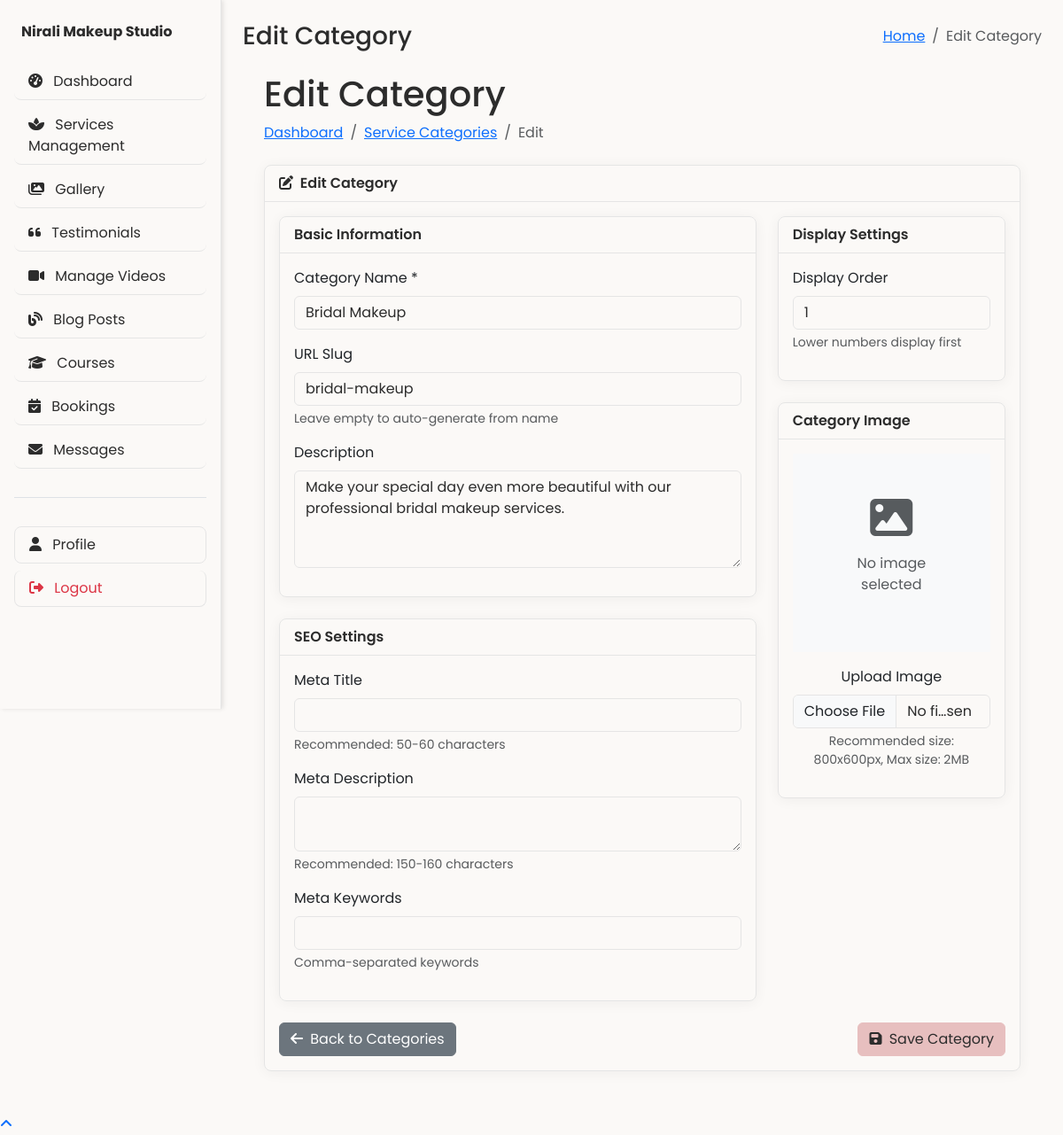
/admin/category-edit.php?id=1 (signed in), run on the app's committed database.
### tables this page shows
CREATE TABLE `service_categories` (
  `id` int(11) NOT NULL,
  `name` varchar(100) NOT NULL,
  `slug` varchar(100) NOT NULL,
  `description` text DEFAULT NULL,
  `image` varchar(255) DEFAULT NULL,
  `status` tinyint(1) NOT NULL DEFAULT 1,
  `display_order` int(11) DEFAULT 0,
  `created_at` timestamp NOT NULL DEFAULT current_timestamp(),
  `updated_at` timestamp NOT NULL DEFAULT current_timestamp() ON UPDATE current_timestamp()
);

### admin/category-edit.php (the view, shortened to what this page needs)
<?php
$pdo = getDBConnection();
$category = [
    'id' => 0,
    'name' => '',
    'slug' => '',
    'description' => '',
    'image' => '',
    'display_order' => 0,
    'meta_title' => '',
    'meta_description' => '',
    'meta_keywords' => ''
];
$isEdit = false;
if ($_SERVER['REQUEST_METHOD'] === 'POST') {
    $category['id'] = isset($_POST['id']) ? (int)$_POST['id'] : 0;
    $category['name'] = trim($_POST['name'] ?? '');
    $category['slug'] = createSlug($category['name']);
    $category['description'] = trim($_POST['description'] ?? '');
    $category['display_order'] = (int)($_POST['display_order'] ?? 0);
    $category['meta_title'] = trim($_POST['meta_title'] ?? '');
    $category['meta_description'] = trim($_POST['meta_description'] ?? '');
    $category['meta_keywords'] = trim($_POST['meta_keywords'] ?? '');
    if (isset($_FILES['image']) && $_FILES['image']['error'] === UPLOAD_ERR_OK) {
        $uploadDir = '../uploads/categories/';
        if (!file_exists($uploadDir)) {
            mkdir($uploadDir, 0777, true);
        }
        $fileExt = strtolower(pathinfo($_FILES['image']['name'], PATHINFO_EXTENSION));
        $fileName = uniqid('category_') . '.' . $fileExt;
        $targetPath = $uploadDir . $fileName;
        $allowedTypes = ['jpg', 'jpeg', 'png', 'webp'];
        if (!in_array($fileExt, $allowedTypes)) {
            $_SESSION['error'] = 'Only JPG, JPEG, PNG, and WebP files are allowed.';
        } elseif (move_uploaded_file($_FILES['image']['tmp_name'], $targetPath)) {
            if (!empty($category['image']) && file_exists($category['image'])) {
                @unlink($category['image']);
            }
            $category['image'] = 'uploads/categories/' . $fileName;
        } else {
            $_SESSION['error'] = 'Error uploading image. Please try again.';
        }
    } elseif (isset($_POST['remove_image']) && $_POST['remove_image'] === '1') {
        if (!empty($category['image']) && file_exists('../' . $category['image'])) {
            @unlink('../' . $category['image']);
        }
        $category['image'] = '';
    } elseif (!empty($category['id'])) {
        $stmt = $pdo->prepare("SELECT image FROM service_categories WHERE id = ?");
        $stmt->execute([$category['id']]);
        $existing = $stmt->fetch(PDO::FETCH_ASSOC);
        $category['image'] = $existing['image'] ?? '';
    }
    if (empty($category['name'])) {
        $_SESSION['error'] = 'Category name is required.';
    } else {
        try {
            if ($category['id'] > 0) {
                $stmt = $pdo->prepare(
                    "UPDATE service_categories SET
                        name = ?, slug = ?, description = ?, image = ?,
                        display_order = ?, meta_title = ?, meta_description = ?,
                        meta_keywords = ?, updated_at = NOW()
                    WHERE id = ?"
                );
                $stmt->execute([
                    $category['name'], $category['slug'], $category['description'],
                    $category['image'], $category['display_order'], $category['meta_title'],
                    $category['meta_description'], $category['meta_keywords'], $category['id']
                ]);
                $successMessage = 'Category updated successfully.';
            } else {
                $stmt = $pdo->prepare(
                    "INSERT INTO service_categories (
                        name, slug, description, image, display_order,
                        meta_title, meta_description, meta_keywords,
                        status, created_at, updated_at
                    ) VALUES (?, ?, ?, ?, ?, ?, ?, ?, 1, NOW(), NOW())"
                );
                $stmt->execute([
                    $category['name'], $category['slug'], $category['description'],
                    $category['image'], $category['display_order'], $category['meta_title'],
                    $category['meta_description'], $category['meta_keywords']
                ]);
                $category['id'] = $pdo->lastInsertId();
                $successMessage = 'Category added successfully.';
            }
            $_SESSION['success'] = $successMessage;
            header('Location: service-categories.php');
            exit();
        } catch (PDOException $e) {
            if ($e->getCode() == '23000') {
                $_SESSION['error'] = 'A category with this name already exists.';
            } else {
                $_SESSION['error'] = 'Database error: ' . $e->getMessage();
            }
        }
    }
} elseif (isset($_GET['id'])) {
    $id = (int)$_GET['id'];
    try {
        $stmt = $pdo->prepare("SELECT * FROM service_categories WHERE id = ?");
        $stmt->execute([$id]);
        $category = $stmt->fetch(PDO::FETCH_ASSOC);
        if ($category) {
            $isEdit = true;
        } else {
            $_SESSION['error'] = 'Category not found.';
            header('Location: service-categories.php');
            exit();
        }
    } catch (PDOException $e) {
        $_SESSION['error'] = 'Error loading category: ' . $e->getMessage();
        header('Location: service-categories.php');
        exit();
    }
}
require_once 'includes/header.php';
?>
<div class="container-fluid px-4">
    <h1 class="mt-4"><?php echo $isEdit ? 'Edit Category' : 'Add New Category'; ?></h1>
    <ol class="breadcrumb mb-4">
        <li class="breadcrumb-item"><a href="index.php">Dashboard</a></li>
        <li class="breadcrumb-item"><a href="service-categories.php">Service Categories</a></li>
        <li class="breadcrumb-item active"><?php echo $isEdit ? 'Edit' : 'Add'; ?></li>
    </ol>
    <div class="card mb-4">
        <div class="card-header">
            <i class="fas fa-<?php echo $isEdit ? 'edit' : 'plus'; ?> me-1"></i>
            <?php echo $isEdit ? 'Edit Category' : 'Add New Category'; ?>
        </div>
        <div class="card-body">
            <form method="post" enctype="multipart/form-data" class="needs-validation" novalidate>
                <div class="row">
                    <div class="col-md-8">
                        <div class="card mb-4">
                            <div class="card-header">
                                Basic Information
                            </div>
                            <div class="card-body">
                                <div class="mb-3">
                                    <label for="name" class="form-label">Category Name *</label>
                                    <input type="text" class="form-control" id="name" name="name"
                                           value="<?php echo htmlspecialchars($category['name']); ?>" required>
                                </div>
                                <div class="mb-3">
                                    <label for="slug" class="form-label">URL Slug</label>
                                    <input type="text" class="form-control" id="slug" name="slug"
                                           value="<?php echo htmlspecialchars($category['slug']); ?>">
                                    <div class="form-text">Leave empty to auto-generate from name</div>
                                </div>
                                <div class="mb-3">
                                    <label for="description" class="form-label">Description</label>
                                    <textarea class="form-control" id="description" name="description"
                                              rows="4"><?php echo htmlspecialchars($category['description']); ?></textarea>
                                </div>
                            </div>
                        </div>
                        <div class="card mb-4">
                            <div class="card-header">
                                SEO Settings
                            </div>
                            <div class="card-body">
                                <div class="mb-3">
                                    <label for="meta_title" class="form-label">Meta Title</label>
                                    <input type="text" class="form-control" id="meta_title" name="meta_title"
                                           value="<?php echo htmlspecialchars($category['meta_title']); ?>"
                                           maxlength="60">
                                    <div class="form-text">Recommended: 50-60 characters</div>
                                </div>
                                <div class="mb-3">
                                    <label for="meta_description" class="form-label">Meta Description</label>
                                    <textarea class="form-control" id="meta_description" name="meta_description"
                                              rows="2" maxlength="160"><?php echo htmlspecialchars($category['meta_description']); ?></textarea>
                                    <div class="form-text">Recommended: 150-160 characters</div>
                                </div>
                                <div class="mb-3">
                                    <label for="meta_keywords" class="form-label">Meta Keywords</label>
                                    <input type="text" class="form-control" id="meta_keywords" name="meta_keywords"
                                           value="<?php echo htmlspecialchars($category['meta_keywords']); ?>">
                                    <div class="form-text">Comma-separated keywords</div>
                                </div>
                            </div>
                        </div>
                    </div>
                    <div class="col-md-4">
                        <div class="card mb-4">
                            <div class="card-header">
                                Display Settings
                            </div>
                            <div class="card-body">
                                <div class="mb-3">
                                    <label for="display_order" class="form-label">Display Order</label>
                                    <input type="number" class="form-control" id="display_order"
                                           name="display_order" value="<?php echo $category['display_order']; ?>">
                                    <div class="form-text">Lower numbers display first</div>
                                </div>
                            </div>
                        </div>
                        <div class="card mb-4">
                            <div class="card-header">
                                Category Image
                            </div>
                            <div class="card-body text-center">
                                <?php if (!empty($category['image']) && file_exists('../' . $category['image'])): ?>
                                    <img src="../<?php echo htmlspecialchars($category['image']); ?>"
                                         alt="Category Image" class="img-thumbnail mb-3"
                                         style="max-height: 200px; width: auto;">
                                    <div class="form-check mb-3">
                                        <input class="form-check-input" type="checkbox"
                                               id="remove_image" name="remove_image" value="1">
                                        <label class="form-check-label" for="remove_image">
                                            Remove Image
                                        </label>
                                    </div>
                                <?php else: ?>
                                    <div class="bg-light p-5 mb-3 text-center">
                                        <i class="fas fa-image fa-3x text-muted mb-3"></i>
                                        <p class="text-muted">No image selected</p>
                                    </div>
                                <?php endif; ?>
                                <div class="mb-3">
                                    <label for="image" class="form-label">Upload Image</label>
                                    <input class="form-control" type="file" id="image" name="image"
                                           accept="image/jpeg,image/png,image/webp">
                                    <div class="form-text">Recommended size: 800x600px, Max size: 2MB</div>
                                </div>
                            </div>
                        </div>
                    </div>
                </div>
                <div class="d-flex justify-content-between">
                    <a href="service-categories.php" class="btn btn-secondary">
                        <i class="fas fa-arrow-left me-1"></i> Back to Categories
                    </a>
                    <button type="submit" class="btn btn-primary">
                        <i class="fas fa-save me-1"></i> Save Category
                    </button>
                </div>
            </form>
        </div>
    </div>
</div>
<?php
require_once 'includes/footer.php';
?>

### admin/includes/header.php (style rules this page uses)
.card { border-radius: 0.5rem; overflow: hidden; }
:root { --primary-bg: #FBF9F7; --primary-text: #2C2C2C; --sidebar-width: 250px; }
body { font-family: -apple-system, BlinkMacSystemFont, 'Segoe UI', Roboto, Oxygen, Ubuntu, Cantarell, sans-serif; background-color: var(--primary-bg); color: var(--primary-text); min-height: 100vh; margin: 0; padding: 0; }
:root { --primary: #4e73df; --secondary: #858796; --success: #1cc88a; --info: #36b9cc; --warning: #f6c23e; --danger: #e74a3b; --light: #f8f9fc; --dark: #5a5c69; --instagram: #e4405f; }
body { font-family: 'Poppins', sans-serif; background-color: var(--primary-bg); color: var(--primary-text); min-height: 100vh; overflow-x: hidden; }
.card { background: var(--tertiary-bg); border: 1px solid var(--light-border); border-radius: 8px; box-shadow: var(--card-shadow); transition: all 0.3s ease; }
.card-header { background: var(--secondary-bg); border-bottom: 1px solid var(--light-border); color: var(--primary-text); font-weight: 600; }
.btn-primary { background-color: var(--primary-accent); border-color: var(--primary-accent); color: var(--primary-text); transition: all 0.3s ease; }
.form-control, .form-select { border: 1px solid var(--light-border); background-color: var(--tertiary-bg); color: var(--primary-text); }

### data on the page
service_categories: name "Bridal Makeup", slug "bridal-makeup", description "Make your special day even more beautiful with our professional bridal makeup services.", display_order "1"

### other printed values
$page_title "Edit Category"
